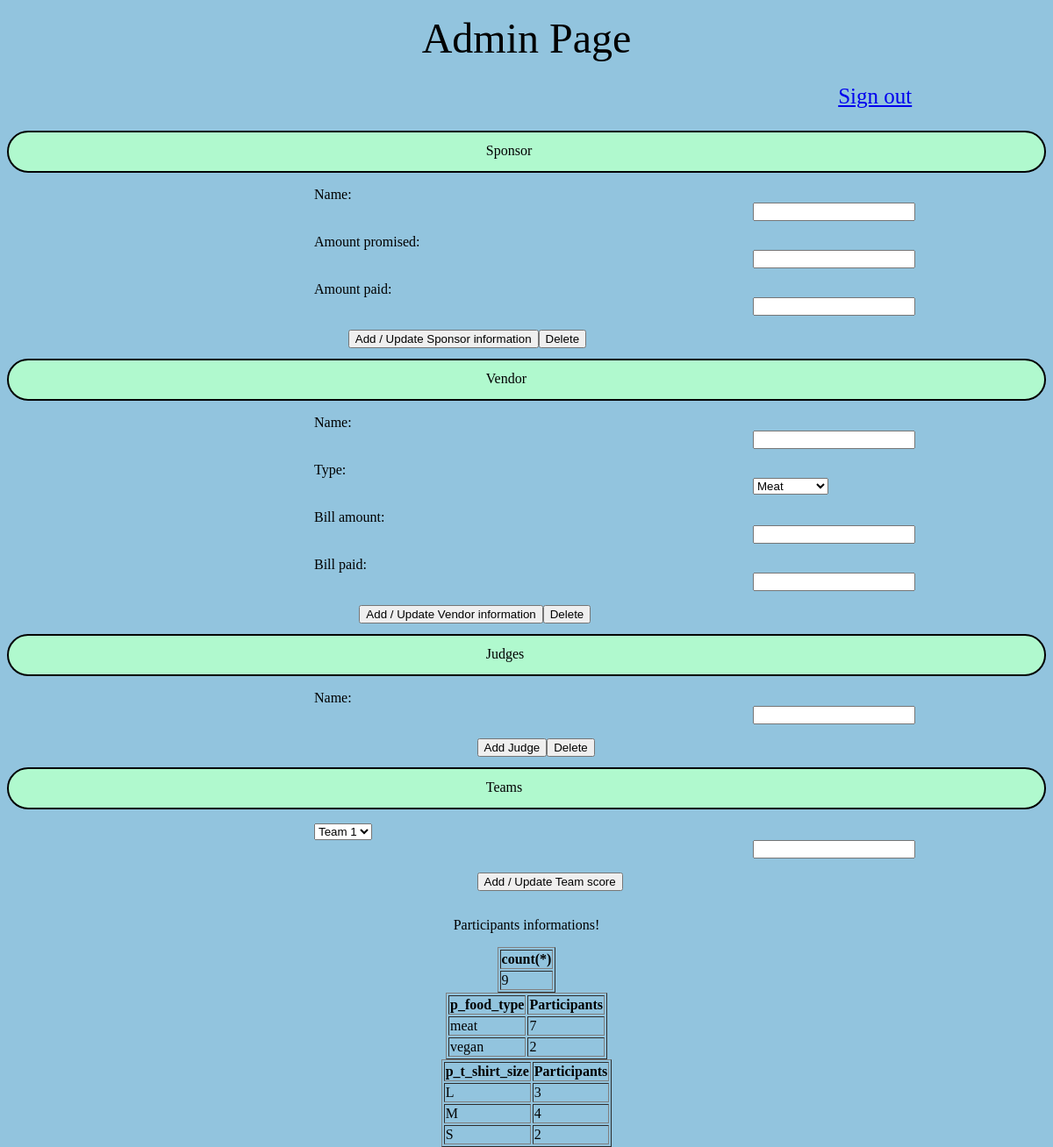
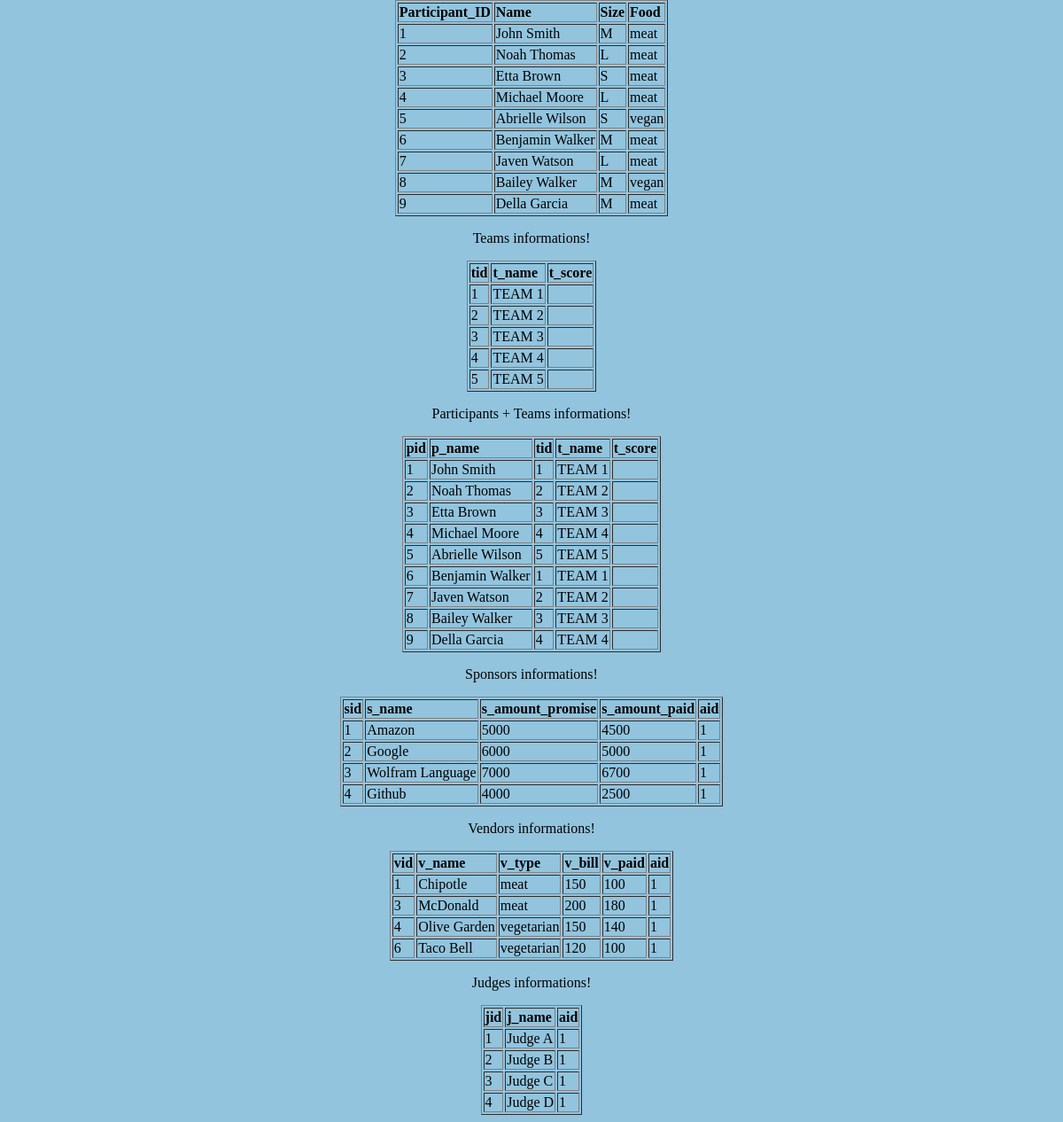
/adminpage.php (signed in), run on the app's committed database (2 pictures, top to bottom).
### tables this page shows
CREATE TABLE `participant` (
  `pid` int(11) NOT NULL AUTO_INCREMENT,
  `p_name` varchar(20) DEFAULT NULL,
  `p_username` varchar(20) DEFAULT NULL,
  `p_hash_password` varchar(100) DEFAULT NULL,
  `p_t_shirt_size` varchar(10) DEFAULT NULL,
  `p_food_type` varchar(20) DEFAULT NULL,
  `tid` varchar(10) DEFAULT NULL,
  PRIMARY KEY (`pid`)
);

CREATE TABLE `team` (
  `tid` int(11) NOT NULL AUTO_INCREMENT,
  `t_name` varchar(20) DEFAULT NULL,
  `t_score` varchar(20) DEFAULT NULL,
 
  PRIMARY KEY (`tid`)
);

CREATE TABLE `sponsor` (
  `sid` int(11) NOT NULL AUTO_INCREMENT,
  `s_name` varchar(20) DEFAULT NULL,
  `s_amount_promise` varchar(20) DEFAULT NULL,
  `s_amount_paid` varchar(20) DEFAULT NULL,
  `aid` varchar(20) DEFAULT NULL,
  PRIMARY KEY (`sid`)
);

CREATE TABLE `vendor` (
  `vid` int(11) NOT NULL AUTO_INCREMENT,
  `v_name` varchar(20) DEFAULT NULL,
  `v_type` varchar(20) DEFAULT NULL,
  `v_bill` varchar(20) DEFAULT NULL,
  `v_paid` varchar(20) DEFAULT NULL,
  `aid` varchar(20) DEFAULT NULL,
  PRIMARY KEY (`vid`)
);

CREATE TABLE `judge` (
  `jid` int(11) NOT NULL AUTO_INCREMENT,
  `j_name` varchar(20) DEFAULT NULL,
  `aid` varchar(20) DEFAULT NULL,
  PRIMARY KEY (`jid`)
);

### adminpage.php (the view, shortened to what this page needs)
<!DOCTYPE html>
<html>
  <head>
  </head>
  <body id = "body">
  <form action="adminpage.php" method="post">
  <p><font size = "16"><center>Admin Page</center></font></p>
  <p id = "logout"><a href="signout.php">Sign out</a></p>
  <p class = "heading">Sponsor</p>
  <div id="element1">
   Name:
  </div>
  <div id="element2">
   <input type="text" name="sponsorname" size = "20" maxlength = "40">
  </div>
<br>
<br>
<div id="element1">
   Amount promised:
  </div>
   <div id="element2">
   <input type="text" name="amountpromised" size = "20" maxlength = "40">
  </div>
<br>
<br>
<div id="element1">
   Amount paid:
  </div>
   <div id="element2">
   <input type="text" name="amountpaid" size = "20" maxlength = "40">
   <p id = "submit" ><input type="submit" value="Add / Update Sponsor information" name="sponsorsubmit"><input type="submit" value="Delete" name="Dspo"></p>
  </div>
<br>
<br>
<br>
 <p class = "heading">Vendor</p>
  <div id="element1">
   Name:
  </div>
   <div id="element2">
   <input type="text" name="vendorname" size = "20" maxlength = "40">
  </div>
<br>
<br>
<div id="element1">
   Type:
 </div>
   <div id="element2">
   <select name="foodtype">
        <option value="meat">Meat</option>
    </select>
  </div>
<br>
<br>
<div id="element1">
   Bill amount:
  </div>
   <div id="element2">
   <input type="text" name="billamount" size = "20" maxlength = "40">
  </div>
<br>
<br>
<div id="element1">
   Bill paid:
  </div>
   <div id="element2">
   <input type="text" name="billpaid" size = "20" maxlength = "40">
     <p id = "submit" ><input type="submit" value="Add / Update Vendor information" name="vendorsubmit"><input type="submit" value="Delete" name="Dven"></p>
  </div>
<br>
<br>
<br>
 <p class = "heading">Judges</p>
<div id="element1">
   Name:
  </div>
   <div id="element2">
   <input type="text" name="judgename" size = "20" maxlength = "40"> <p id = "submit" ><input type="submit" value="Add Judge" name="judgesubmit"><input type="submit" value="Delete" name="Djud"></p>
  </div>
<br>
<br>
<br>
<p class = "heading">Teams</p>
<div id="element1">
   <select name="teamname">
        <option value="TEAM 1">Team 1</option>
    </select>
  </div>
   <div id="element2">
   <input type="text" name="teamscore" size = "20" maxlength = "40"> <p id = "submit" ><input type="submit" value="Add / Update Team score" name="teamsubmit"></p>
  </div>
<br>
<br>
<br>
</form>
<div align ="center">
    <?php
$dbc = mysqli_connect("localhost", "root", "", "group4") or die(mysql_error());
if ($dbc) {
print '<br><p>Participants informations!</p>';
  $c = 'select count(*) from participant';
  $r2 = mysqli_query($dbc,$c) or die('Query failed: ' . mysql_error());
  print "<table border=1>\n";
  $i=0;
  while ($line = mysqli_fetch_array($r2, MYSQLI_ASSOC)) {
    $i++;
    if($i == 1){
      echo "<tr>";
      foreach ($line as $key => $value) {
        echo "<td><b>$key</b></td>";
      }
      echo "</tr>";
    }
    echo "<tr>";
    foreach ($line as $key => $value) {
      echo "<td>$value</td>";
    }
    echo "</tr>";
  }
  echo "</table>";
$t = 'select p_food_type,count(pid) Participants from participant group by p_food_type';
  $r3 = mysqli_query($dbc,$t) or die('Query failed: ' . mysql_error());
  print "<table border=1>\n";
  $i=0;
  while ($line = mysqli_fetch_array($r3, MYSQLI_ASSOC)) {
    $i++;
    if($i == 1){
      echo "<tr>";
      foreach ($line as $key => $value) {
        echo "<td><b>$key</b></td>";
      }
      echo "</tr>";
    }
    echo "<tr>";
    foreach ($line as $key => $value) {
      echo "<td>$value</td>";
    }
    echo "</tr>";
  }
  echo "</table>";
$ts = 'select p_t_shirt_size,count(pid) Participants from participant group by p_t_shirt_size';
  $r4 = mysqli_query($dbc,$ts) or die('Query failed: ' . mysql_error());
  print "<table border=1>\n";
  $i=0;
  while ($line = mysqli_fetch_array($r4, MYSQLI_ASSOC)) {
    $i++;
    if($i == 1){
      echo "<tr>";
      foreach ($line as $key => $value) {
        echo "<td><b>$key</b></td>";
      }
      echo "</tr>";
    }
    echo "<tr>";
    foreach ($line as $key => $value) {
      echo "<td>$value</td>";
    }
    echo "</tr>";
  }
  echo "</table>";
    $q = 'select pid Participant_ID,P_name Name,p_t_shirt_size Size,p_food_type Food from participant';
  $r = mysqli_query($dbc,$q) or die('Query failed: ' . mysql_error());
  print "<table border=1>\n";
  $i=0;
  while ($line = mysqli_fetch_array($r, MYSQLI_ASSOC)) {
    $i++;
    if($i == 1){
      echo "<tr>";
      foreach ($line as $key => $value) {
        echo "<td><b>$key</b></td>";
      }
      echo "</tr>";
    }
    echo "<tr>";
    foreach ($line as $key => $value) {
      echo "<td>$value</td>";
    }
    echo "</tr>";
  }
  echo "</table>";
}
$dbc = mysqli_connect("localhost", "root", "", "group4") or die(mysql_error());
if ($dbc) {
  $team = 'select * from team';
  print '<p>Teams informations!</p>';
  $r = mysqli_query($dbc,$team) or die('Query failed: ' . mysql_error());
  print "<table border=1>\n";
  $i=0;
  while ($line = mysqli_fetch_array($r, MYSQLI_ASSOC)) {
    $i++;
    if($i == 1){
      echo "<tr>";
      foreach ($line as $key => $value) {
        echo "<td><b>$key</b></td>";
      }
      echo "</tr>";
    }
    echo "<tr>";
    foreach ($line as $key => $value) {
      echo "<td>$value</td>";
    }
    echo "</tr>";
  }
  echo "</table>";
}
  $team_p = 'select pid,p_name,tid, t_name, t_score from team t natural join participant';
  print '<p>Participants + Teams informations!</p>';
  $r = mysqli_query($dbc,$team_p) or die('Query failed: ' . mysql_error());
  print "<table border=1>\n";
  $i=0;
  while ($line = mysqli_fetch_array($r, MYSQLI_ASSOC)) {
    $i++;
    if($i == 1){
      echo "<tr>";
      foreach ($line as $key => $value) {
        echo "<td><b>$key</b></td>";
      }
      echo "</tr>";
    }
    echo "<tr>";
    foreach ($line as $key => $value) {
      echo "<td>$value</td>";
    }
    echo "</tr>";
  }
  echo "</table>";
$sponsor = 'select * from sponsor';
  print '<p>Sponsors informations!</p>';
  $r = mysqli_query($dbc,$sponsor) or die('Query failed: ' . mysql_error());
  print "<table border=1>\n";
  $i=0;
  while ($line = mysqli_fetch_array($r, MYSQLI_ASSOC)) {
    $i++;
    if($i == 1){
      echo "<tr>";
      foreach ($line as $key => $value) {
        echo "<td><b>$key</b></td>";
      }
      echo "</tr>";
    }
    echo "<tr>";
    foreach ($line as $key => $value) {
      echo "<td>$value</td>";
    }
    echo "</tr>";
  }
  echo "</table>";
$vendor = 'select * from vendor';
  print '<p>Vendors informations!</p>';
  $r = mysqli_query($dbc,$vendor) or die('Query failed: ' . mysql_error());
  print "<table border=1>\n";
  $i=0;
  while ($line = mysqli_fetch_array($r, MYSQLI_ASSOC)) {
    $i++;
    if($i == 1){
      echo "<tr>";
      foreach ($line as $key => $value) {
        echo "<td><b>$key</b></td>";
      }
      echo "</tr>";
    }
    echo "<tr>";
    foreach ($line as $key => $value) {
      echo "<td>$value</td>";
    }
    echo "</tr>";
  }
  echo "</table>";
$judge = 'select * from judge';
  print '<p>Judges informations!</p>';
  $r = mysqli_query($dbc,$judge) or die('Query failed: ' . mysql_error());
  print "<table border=1>\n";
  $i=0;
  while ($line = mysqli_fetch_array($r, MYSQLI_ASSOC)) {
    $i++;
    if($i == 1){
      echo "<tr>";
      foreach ($line as $key => $value) {
        echo "<td><b>$key</b></td>";
      }
      echo "</tr>";
    }
    echo "<tr>";
    foreach ($line as $key => $value) {
      echo "<td>$value</td>";
    }
    echo "</tr>";
  }
  echo "</table>";
    ?>
</div>
</body>
</html>

### adminpage.php (style rules this page uses)
#element1 { padding-left: 350px; }
#element2 { padding-left: 850px; float:left; }
.heading { box-sizing: border-box; height: 48px; border: 2px solid; padding: 0.75em; text-indent: 46%; border-radius: 30px; background-color: #B0F9CE; }
#body { background-color: #92C4DE; }
#logout { text-indent: 80%; font-size: 25px; padding-right: 0px; }
#submit { text-indent: -170%; }

### data on the page
participant: key "Participant_ID", key "Name", key "Size", key "Food", pid "1", p_name "John Smith", p_t_shirt_size "M", p_food_type "meat", key "pid", key "p_name", key "tid", key "t_name", key "t_score", tid.tid "1", tid.t_name "TEAM 1"
participant: pid "2", p_name "Noah Thomas", p_t_shirt_size "L", p_food_type "meat", tid.tid "2", tid.t_name "TEAM 2"
participant: pid "3", p_name "Etta Brown", p_t_shirt_size "S", p_food_type "meat", tid.tid "3", tid.t_name "TEAM 3"
participant: pid "4", p_name "Michael Moore", p_t_shirt_size "L", p_food_type "meat", tid.tid "4", tid.t_name "TEAM 4"
participant: pid "5", p_name "Abrielle Wilson", p_t_shirt_size "S", p_food_type "vegan", tid.tid "5", tid.t_name "TEAM 5"
participant: pid "6", p_name "Benjamin Walker", p_t_shirt_size "M", p_food_type "meat", tid.tid "1", tid.t_name "TEAM 1"
participant: pid "7", p_name "Javen Watson", p_t_shirt_size "L", p_food_type "meat", tid.tid "2", tid.t_name "TEAM 2"
participant: pid "8", p_name "Bailey Walker", p_t_shirt_size "M", p_food_type "vegan", tid.tid "3", tid.t_name "TEAM 3"
participant: pid "9", p_name "Della Garcia", p_t_shirt_size "M", p_food_type "meat", tid.tid "4", tid.t_name "TEAM 4"
team: key "tid", key "t_name", key "t_score", tid "1", t_name "TEAM 1"
team: tid "2", t_name "TEAM 2"
team: tid "3", t_name "TEAM 3"
team: tid "4", t_name "TEAM 4"
team: tid "5", t_name "TEAM 5"
sponsor: key "sid", key "s_name", key "s_amount_promise", key "s_amount_paid", key "aid", sid "1", s_name "Amazon", s_amount_promise "5000", s_amount_paid "4500", aid "1"
sponsor: sid "2", s_name "Google", s_amount_promise "6000", s_amount_paid "5000", aid "1"
sponsor: sid "3", s_name "Wolfram Language", s_amount_promise "7000", s_amount_paid "6700", aid "1"
sponsor: sid "4", s_name "Github", s_amount_promise "4000", s_amount_paid "2500", aid "1"
vendor: key "vid", key "v_name", key "v_type", key "v_bill", key "v_paid", key "aid", vid "1", v_name "Chipotle", v_type "meat", v_bill "150", v_paid "100", aid "1"
vendor: vid "3", v_name "McDonald", v_type "meat", v_bill "200", v_paid "180", aid "1"
vendor: vid "4", v_name "Olive Garden", v_type "vegetarian", v_bill "150", v_paid "140", aid "1"
vendor: vid "6", v_name "Taco Bell", v_type "vegetarian", v_bill "120", v_paid "100", aid "1"
judge: key "jid", key "j_name", key "aid", jid "1", j_name "Judge A", aid "1"
judge: jid "2", j_name "Judge B", aid "1"
judge: jid "3", j_name "Judge C", aid "1"
judge: jid "4", j_name "Judge D", aid "1"

### other printed values
$key "count(*)"
$value "9"
$key "p_food_type"
$key "Participants"
$value "meat"
$value "7"
$value "vegan"
$value "2"
$key "p_t_shirt_size"
$value "L"
$value "3"
$value "M"
$value "4"
$value "S"
